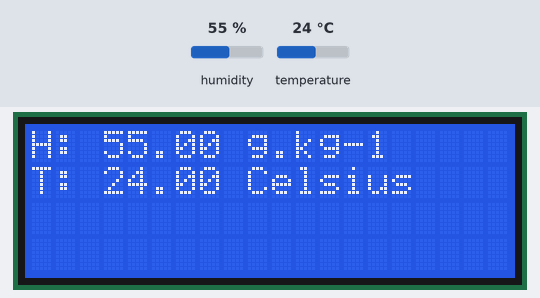
This sketch was run on a simulated Arduino Uno, built with avr-gcc and run on an emulated ATmega328P. Parts: 20×4 character LCD. The test bench sets the inputs (shaded band); at power-on: humidity 55 %, temperature 24 °C.

Above: at 1.2 s.
1.3 s: humidity set to 22 %
At 3.4 s:
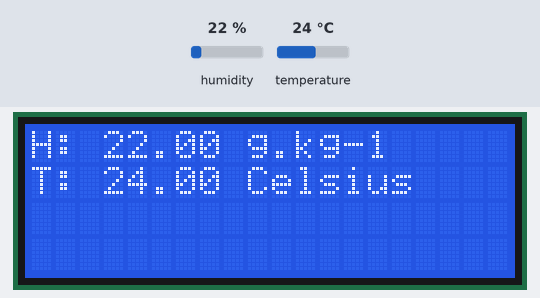
4.1 s: temperature set to 12 °C
At 4.5 s:
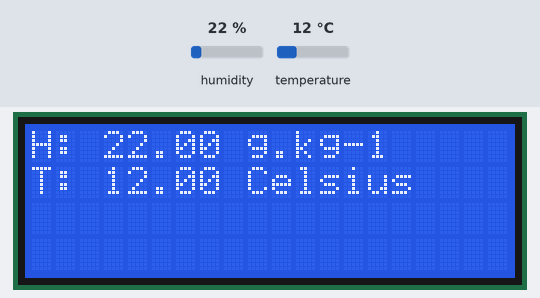
6.9 s: humidity set to 40 %
At 9.1 s:
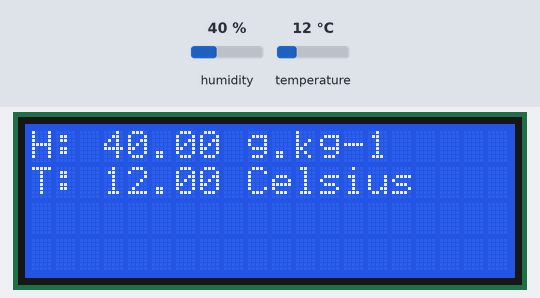
9.8 s: temperature set to 19 °C
Timing chart, 0 to 12.8 s (numbered marks = the images above; inputs shaded):
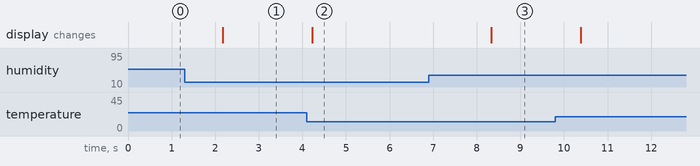

The sketch:

Temperature-and-Humidity-Measurement.ino
```cpp
#include "DHT.h"
#define dhtPin 2
#define dhtType DHT11

DHT  dht(dhtPin, dhtType);
#include <Wire.h>
#include <LiquidCrystal_I2C.h>

LiquidCrystal_I2C lcd(0x27, 20, 4); // set the LCD address to 0x27 for a 16 chars and 2 line display


void  setup() {
  lcd.init();
  lcd.backlight();
  dht.begin();
}

void  loop() {

  float h = dht.readHumidity();
  float t  = dht.readTemperature();
  float f = dht.readTemperature(true);

  // Check if any reads failed and exit early (to try again).
  if (isnan(h) || isnan(t)) {
    lcd.clear();
    lcd.setCursor(0, 0);
    lcd.print("Check Sensor");
  }
  else{
    lcd.setCursor(0, 0);
    lcd.print("H: ");
    lcd.print(h);
    lcd.print(" g.kg-1");
    lcd.setCursor(0, 1);
    lcd.print("T: ");
    lcd.print(t);
    lcd.print(" Celsius");
  }
  delay(2000);
}
```

Measured:
- after the input at 1.3 s, the display: changes after 0.87 s (image 1)
- after the input at 4.1 s, the display: changes after 0.13 s (image 2)
- after the input at 6.9 s, the display: changes after 1.4 s (image 3)
